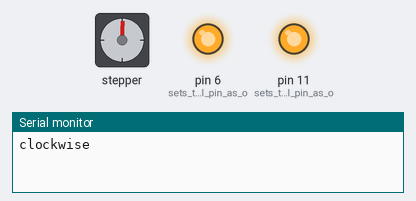
Bench run of a sketch on a simulated Arduino Uno, built with avr-gcc and run on an emulated ATmega328P. Parts: stepper motor, output pins drawn as LEDs (lit = HIGH), the last lines printed to the serial monitor. Stepper angles assume 2000 steps per turn.

Above: at 0.05 s.
At 1.6 s:
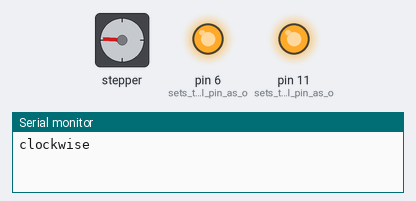
At 3.2 s:
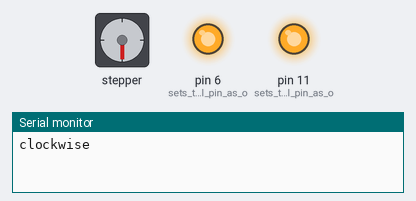
At 6.4 s:
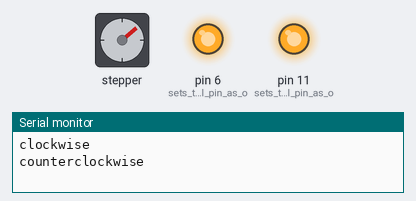
Timing chart, 0 to 9.2 s (numbered marks = the images above):
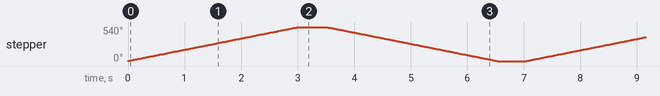

The sketch:

stepper_oneRevolution.ino
```cpp
/*
 Stepper Motor Control - one revolution

 This program drives a unipolar or bipolar stepper motor.
 The motor is attached to digital pins 8 - 11 of the Arduino.

 The motor should revolve one revolution in one direction, then
 one revolution in the other direction.


 Created 11 Mar. 2007
 Modified 30 Nov. 2009
 by Tom Igoe

 */

#include <Stepper.h>

const int stepsPerRevolution = 2000;  // change this to fit the number of steps per revolution
                                     // for your motor

// initialize the stepper library on pins 8 through 11:
Stepper myStepper(stepsPerRevolution, 7,8,9,10);

void setup() {
  pinMode(6, OUTPUT);      // sets the digital pin as output
  digitalWrite(6, HIGH);   // sets the LED on
  pinMode(11, OUTPUT);      // sets the digital pin as output
  digitalWrite(11, HIGH);   // sets the LED on
  // set the speed at 60 rpm:
  myStepper.setSpeed(30);
  // initialize the serial port:
  Serial.begin(9600);
}

void loop() {
  // step one revolution  in one direction:
   Serial.println("clockwise");
  myStepper.step(3000);
  delay(500);

   // step one revolution in the other direction:
  Serial.println("counterclockwise");
  myStepper.step(-3000);
  delay(500);
}
```

Measured:
- by itself, stepper: turns 540° clockwise in 3.0 s, then 540° counter-clockwise in 3.0 s, repeating every 7.0 s
